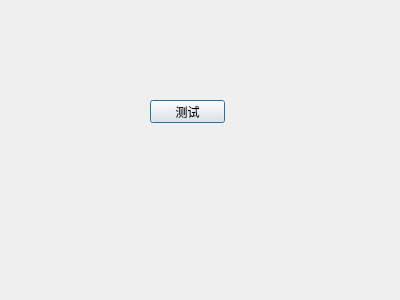
<?xml version="1.0" encoding="UTF-8"?>
<ui version="4.0">
 <class>MyQQDialog</class>
 <widget class="QDialog" name="MyQQDialog">
  <property name="geometry">
   <rect>
    <x>0</x>
    <y>0</y>
    <width>400</width>
    <height>300</height>
   </rect>
  </property>
  <property name="windowTitle">
   <string>MyQQDialog</string>
  </property>
  <widget class="QPushButton" name="pb_test">
   <property name="geometry">
    <rect>
     <x>150</x>
     <y>100</y>
     <width>75</width>
     <height>23</height>
    </rect>
   </property>
   <property name="text">
    <string>测试</string>
   </property>
  </widget>
 </widget>
 <layoutdefault spacing="6" margin="11"/>
 <resources/>
 <connections/>
</ui>
